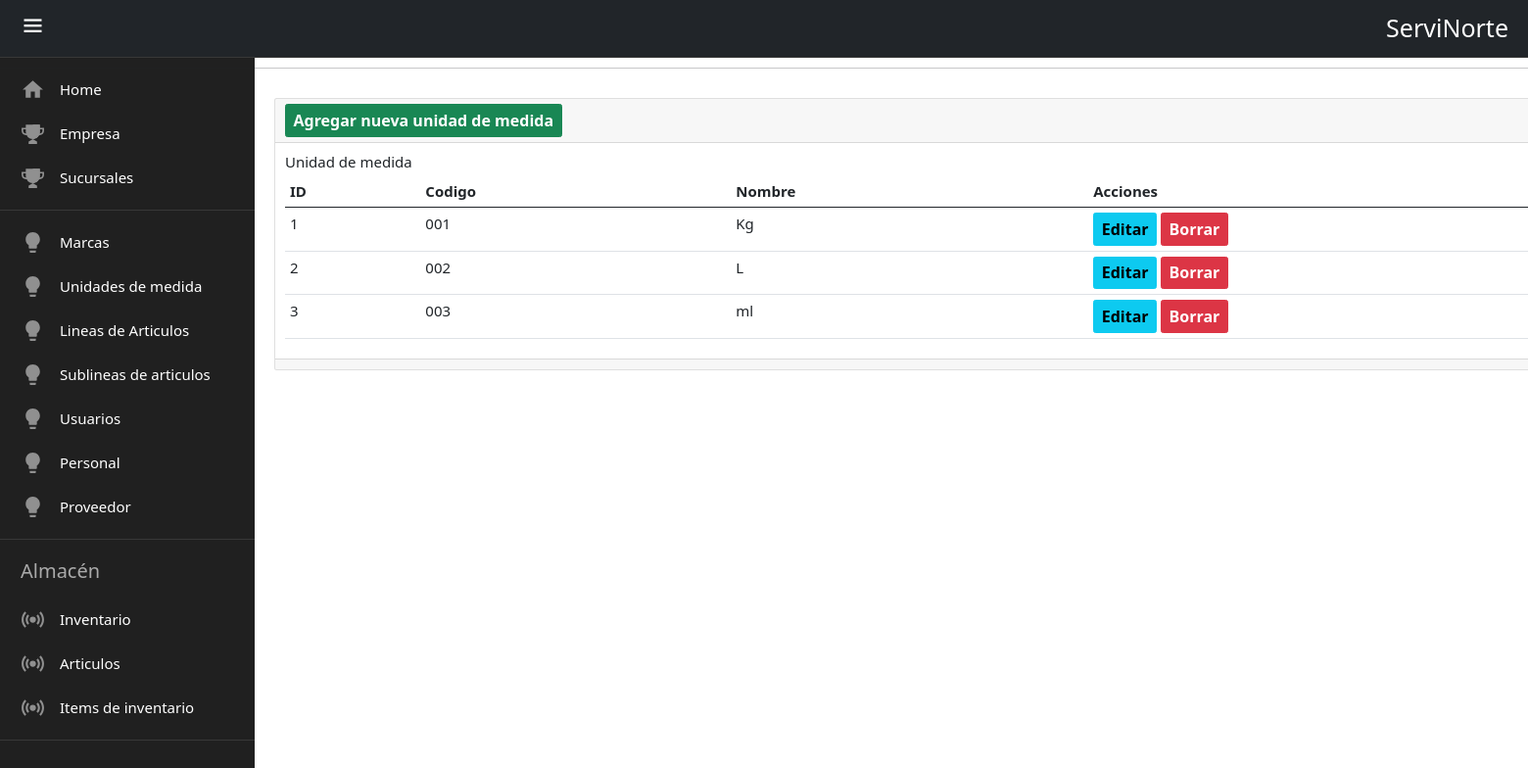
The page /unidad/ on the database its author committed.
### servinorte_r/models.py (models this page shows, shortened)
class Unidades_medida(models.Model):
    unidad_medida_id = models.CharField(
        max_length=10, help_text="El id de la unidad de medida. "
    )
    unidad_nombre = models.CharField(
        max_length=150, help_text="El nombre de la unidad de medida. "
    )

### servinorte_r/views.py (the view)
# urls.py: path('unidad/',views.unidades,name='unidad'),
def unidades(request):
    unidades=Unidades_medida.objects.all()
    return render(request,"unidades_medida/index.html",{'unidades':unidades})

### templates/unidades_medida/index.html
{% extends 'base.html' %}{% block content %}
<hr />
<div class="contenedor">
  <div class="card">
    <div class="card-header">
      <a
        name=""
        id=""
        class="btn btn-success text-white"
        style="font-size: medium; font-weight: bold"
        href="{% url 'crear_unidad' %}"
        role="button"
      >
        Agregar nueva unidad de medida
      </a>
    </div>
    <div class="card-body">
      <h4 class="card-title">Unidad de medida</h4>
      <table class="table">
        <thead>
          <tr>
            <th>ID</th>
            <th>Codigo</th>
            <th>Nombre</th>
            <th>Acciones</th>
          </tr>
        </thead>
        <tbody>
          {% for unidad in unidades %}
          <tr>
            <td>{{ unidad.id }}</td>
            <td>{{ unidad.unidad_medida_id }}</td>
            <td>{{ unidad.unidad_nombre }}</td>
            <td>
              <a
                name=""
                id=""
                class="btn btn-info"
                style="font-size: medium; font-weight: bold"
                href="{% url 'editar_unidad' unidad.id %}"
                role="button"
              >
                Editar
              </a>
              <a
                name=""
                id=""
                class="btn btn-danger"
                style="font-size: medium; font-weight: bold"
                href="{% url 'eliminar_unidad' unidad.id %}"
                role="button"
              >
                Borrar
              </a>
            </td>
          </tr>
          {% endfor %}
        </tbody>
      </table>
    </div>
    <div class="card-footer text-muted"></div>
  </div>
</div>
{% endblock %}

### servinorte_r/static/css/style.css (style rules this page uses)
:root { --fondo-color:#231e27; --items-color:#202020; --border-color:#383838; --text-color:#e7e7e7; }
* { padding: 0; box-sizing: border-box; margin: 0; }
html { font-size: 62.5%; font-family: sans-serif; }
body { width: 100%; height: 100vh; background-color: #231e27; position: relative; }
.contenedor { width:1600px; margin-left:280px; margin-top: 30px; font-size: 150%; }

### rows shown on the page
Unidades_medida: id "1", unidad_medida_id "001", unidad_nombre "Kg"
Unidades_medida: id "2", unidad_medida_id "002", unidad_nombre "L"
Unidades_medida: id "3", unidad_medida_id "003", unidad_nombre "ml"
